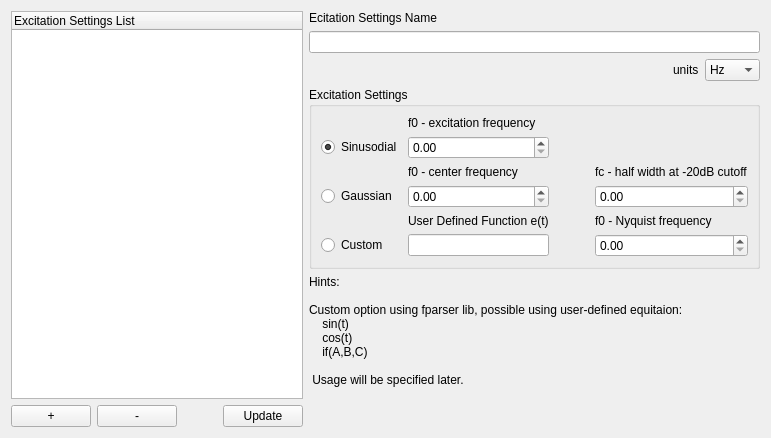
         <widget class="QWidget" name="excitationSettingsTab">
          <attribute name="title">
           <string>Excitation Settings</string>
          </attribute>
          <layout class="QHBoxLayout" name="horizontalLayout_14">
           <item>
            <layout class="QVBoxLayout" name="verticalLayout_12">
             <property name="leftMargin">
              <number>0</number>
             </property>
             <property name="topMargin">
              <number>0</number>
             </property>
             <property name="rightMargin">
              <number>0</number>
             </property>
             <property name="bottomMargin">
              <number>0</number>
             </property>
             <item>
              <widget class="QTreeWidget" name="excitationSettingsTreeView">
               <column>
                <property name="text">
                 <string notr="true">Excitation Settings List</string>
                </property>
               </column>
              </widget>
             </item>
             <item>
              <layout class="QHBoxLayout" name="horizontalLayout_15">
               <property name="leftMargin">
                <number>0</number>
               </property>
               <property name="topMargin">
                <number>0</number>
               </property>
               <property name="rightMargin">
                <number>0</number>
               </property>
               <property name="bottomMargin">
                <number>0</number>
               </property>
               <item>
                <widget class="QPushButton" name="excitationSettingsAddButton">
                 <property name="text">
                  <string>+</string>
                 </property>
                </widget>
               </item>
               <item>
                <widget class="QPushButton" name="excitationSettingsRemoveButton">
                 <property name="text">
                  <string>-</string>
                 </property>
                </widget>
               </item>
               <item>
                <spacer name="horizontalSpacer_8">
                 <property name="orientation">
                  <enum>Qt::Horizontal</enum>
                 </property>
                 <property name="sizeHint" stdset="0">
                  <size>
                   <width>40</width>
                   <height>20</height>
                  </size>
                 </property>
                </spacer>
               </item>
               <item>
                <widget class="QPushButton" name="excitationSettingsUpdateButton">
                 <property name="text">
                  <string>Update</string>
                 </property>
                </widget>
               </item>
              </layout>
             </item>
            </layout>
           </item>
           <item>
            <layout class="QVBoxLayout" name="verticalLayout_13">
             <property name="leftMargin">
              <number>0</number>
             </property>
             <property name="topMargin">
              <number>0</number>
             </property>
             <property name="rightMargin">
              <number>0</number>
             </property>
             <property name="bottomMargin">
              <number>0</number>
             </property>
             <item>
              <widget class="QLabel" name="label_18">
               <property name="text">
                <string>Ecitation Settings Name</string>
               </property>
              </widget>
             </item>
             <item>
              <widget class="QLineEdit" name="excitationSettingsNameInput"/>
             </item>
             <item>
              <layout class="QHBoxLayout" name="horizontalLayout_16">
               <property name="leftMargin">
                <number>0</number>
               </property>
               <property name="topMargin">
                <number>0</number>
               </property>
               <property name="rightMargin">
                <number>0</number>
               </property>
               <property name="bottomMargin">
                <number>0</number>
               </property>
               <item>
                <spacer name="horizontalSpacer_9">
                 <property name="orientation">
                  <enum>Qt::Horizontal</enum>
                 </property>
                 <property name="sizeHint" stdset="0">
                  <size>
                   <width>40</width>
                   <height>20</height>
                  </size>
                 </property>
                </spacer>
               </item>
               <item>
                <widget class="QLabel" name="label_15">
                 <property name="text">
                  <string>units</string>
                 </property>
                </widget>
               </item>
               <item>
                <widget class="QComboBox" name="excitationUnitsNumberInput">
                 <property name="currentText">
                  <string>Hz</string>
                 </property>
                 <item>
                  <property name="text">
                   <string>Hz</string>
                  </property>
                 </item>
                 <item>
                  <property name="text">
                   <string>kHz</string>
                  </property>
                 </item>
                 <item>
                  <property name="text">
                   <string>MHz</string>
                  </property>
                 </item>
                 <item>
                  <property name="text">
                   <string>GHz</string>
                  </property>
                 </item>
                </widget>
               </item>
              </layout>
             </item>
             <item>
              <widget class="QGroupBox" name="groupBox_3">
               <property name="title">
                <string>Excitation Settings</string>
               </property>
               <layout class="QGridLayout" name="gridLayout_3">
                <item row="0" column="1">
                 <widget class="QLabel" name="label_14">
                  <property name="text">
                   <string>f0 - excitation frequency</string>
                  </property>
                 </widget>
                </item>
                <item row="3" column="3">
                 <widget class="QDoubleSpinBox" name="gaussianExcitationFcNumberInput">
                  <property name="maximum">
                   <double>1000000000000.000000000000000</double>
                  </property>
                 </widget>
                </item>
                <item row="5" column="0">
                 <widget class="QRadioButton" name="customExcitationRadioButton">
                  <property name="text">
                   <string>Custom</string>
                  </property>
                 </widget>
                </item>
                <item row="3" column="2">
                 <spacer name="horizontalSpacer_10">
                  <property name="orientation">
                   <enum>Qt::Horizontal</enum>
                  </property>
                  <property name="sizeType">
                   <enum>QSizePolicy::Preferred</enum>
                  </property>
                  <property name="sizeHint" stdset="0">
                   <size>
                    <width>40</width>
                    <height>20</height>
                   </size>
                  </property>
                 </spacer>
                </item>
                <item row="5" column="3">
                 <widget class="QDoubleSpinBox" name="customExcitationF0NumberInput">
                  <property name="sizePolicy">
                   <sizepolicy hsizetype="Preferred" vsizetype="Minimum">
                    <horstretch>0</horstretch>
                    <verstretch>0</verstretch>
                   </sizepolicy>
                  </property>
                  <property name="maximum">
                   <double>1000000000000.000000000000000</double>
                  </property>
                 </widget>
                </item>
                <item row="3" column="0">
                 <widget class="QRadioButton" name="gaussianExcitationRadioButton">
                  <property name="text">
                   <string>Gaussian</string>
                  </property>
                 </widget>
                </item>
                <item row="2" column="1">
                 <widget class="QLabel" name="label_12">
                  <property name="text">
                   <string>f0 - center frequency</string>
                  </property>
                 </widget>
                </item>
                <item row="4" column="1">
                 <widget class="QLabel" name="label_11">
                  <property name="text">
                   <string>User Defined Function e(t)</string>
                  </property>
                 </widget>
                </item>
                <item row="1" column="0">
                 <widget class="QRadioButton" name="sinusodialExcitationRadioButton">
                  <property name="text">
                   <string>Sinusodial</string>
                  </property>
                  <property name="checked">
                   <bool>true</bool>
                  </property>
                 </widget>
                </item>
                <item row="4" column="3">
                 <widget class="QLabel" name="label_46">
                  <property name="text">
                   <string>f0 - Nyquist frequency</string>
                  </property>
                 </widget>
                </item>
                <item row="1" column="1">
                 <widget class="QDoubleSpinBox" name="sinusodialExcitationF0NumberInput">
                  <property name="enabled">
                   <bool>true</bool>
                  </property>
                  <property name="minimumSize">
                   <size>
                    <width>0</width>
                    <height>0</height>
                   </size>
                  </property>
                  <property name="maximum">
                   <double>1000000000000.000000000000000</double>
                  </property>
                 </widget>
                </item>
                <item row="3" column="1">
                 <widget class="QDoubleSpinBox" name="gaussianExcitationF0NumberInput">
                  <property name="sizePolicy">
                   <sizepolicy hsizetype="Preferred" vsizetype="Minimum">
                    <horstretch>0</horstretch>
                    <verstretch>0</verstretch>
                   </sizepolicy>
                  </property>
                  <property name="maximum">
                   <double>1000000000000.000000000000000</double>
                  </property>
                 </widget>
                </item>
                <item row="2" column="3">
                 <widget class="QLabel" name="label_13">
                  <property name="text">
                   <string>fc - half width at -20dB cutoff</string>
                  </property>
                 </widget>
                </item>
                <item row="5" column="1">
                 <widget class="QLineEdit" name="customExcitationTextInput"/>
                </item>
               </layout>
              </widget>
             </item>
             <item>
              <widget class="QLabel" name="label_51">
               <property name="text">
                <string>Hints:

Custom option using fparser lib, possible using user-defined equitaion:
    sin(t)
    cos(t)
    if(A,B,C)

 Usage will be specified later.</string>
               </property>
              </widget>
             </item>
             <item>
              <spacer name="verticalSpacer_5">
               <property name="orientation">
                <enum>Qt::Vertical</enum>
               </property>
               <property name="sizeHint" stdset="0">
                <size>
                 <width>20</width>
                 <height>40</height>
                </size>
               </property>
              </spacer>
             </item>
            </layout>
           </item>
          </layout>
         </widget>
